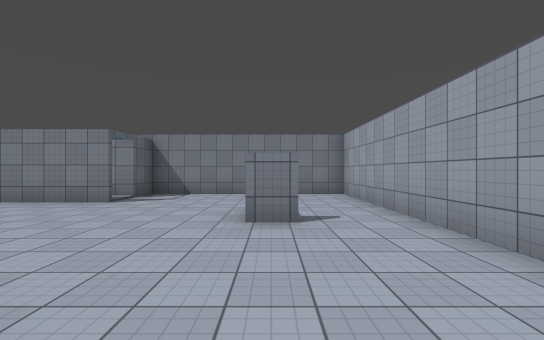
view 1 (above)

22 first-person views from a walk through a 3-D level made in the Unity game engine. The camera is 1.5 m above the floor, looks level and sees 90° across. The floor is counted in squares, 2 m on a side. Each view is taken from the middle of a square. On the plan, view 1 faces up. The plan holds only what a view shows up to about 10 squares ahead; the rest is blank. The place goes on beyond the plan. The player character is not drawn. Surface patterns are stand-ins for the level's own textures.

view 2
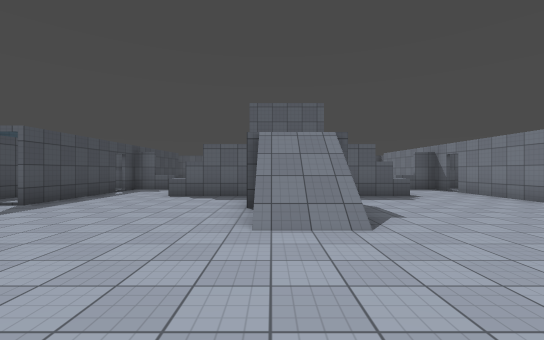

view 3
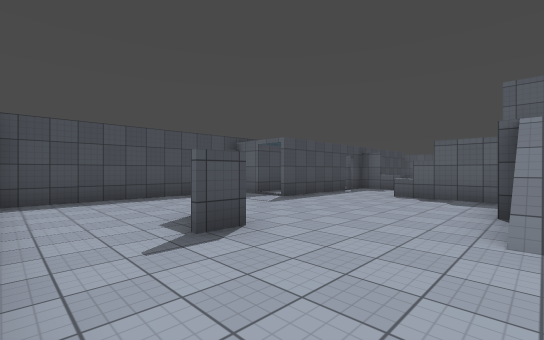

view 4
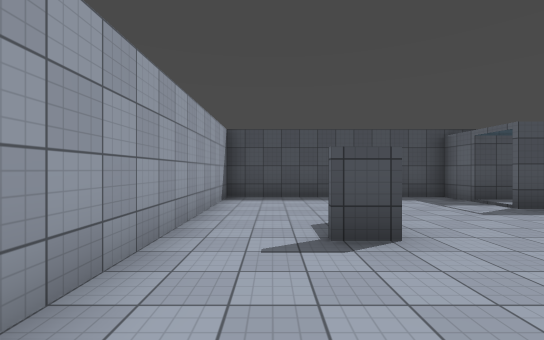

view 5
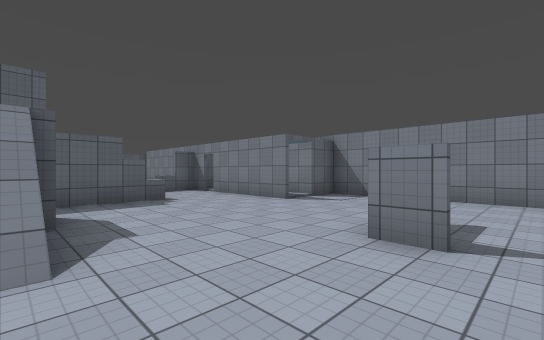

view 6
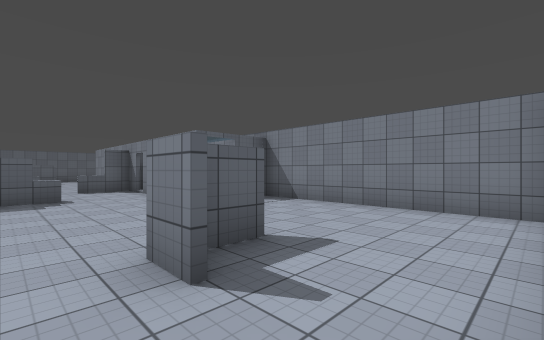

view 7
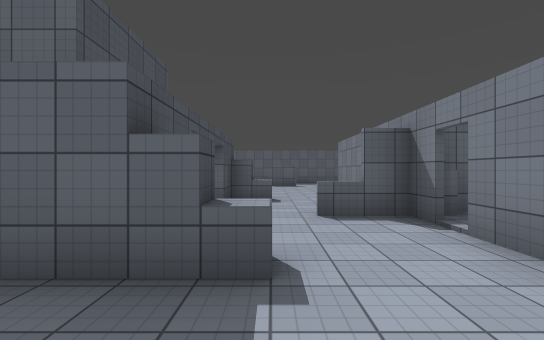

view 8
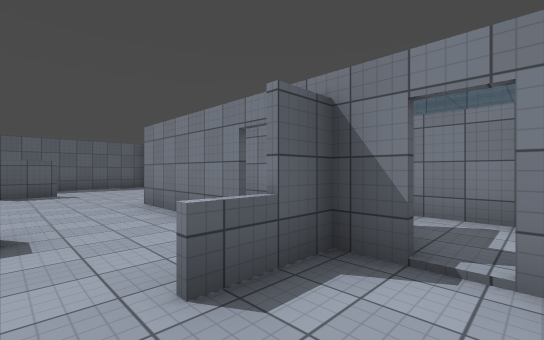

view 9
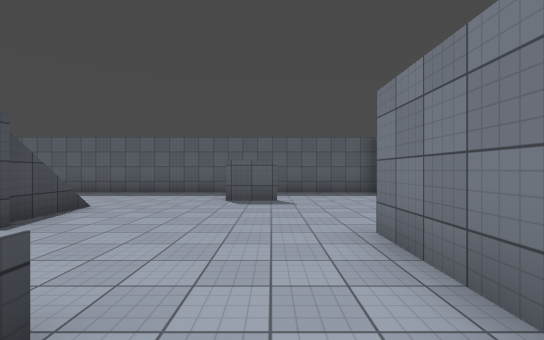

view 10
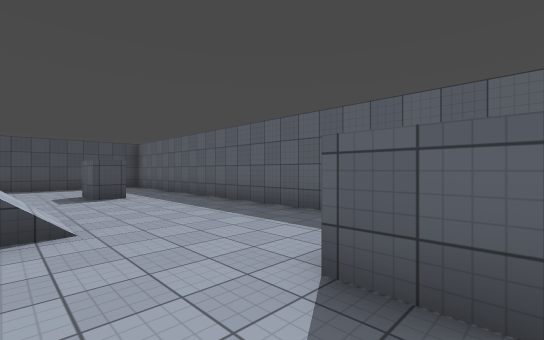

view 11
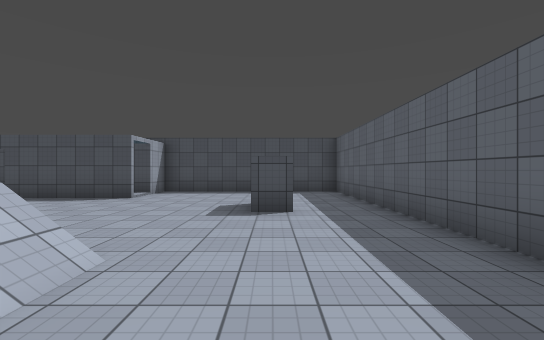

view 12
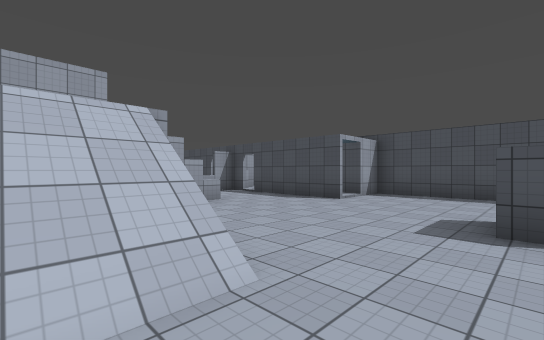

view 13
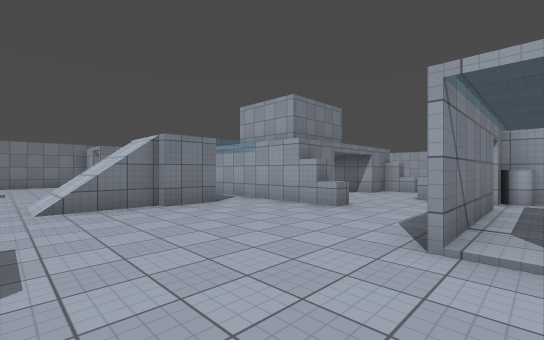

view 14
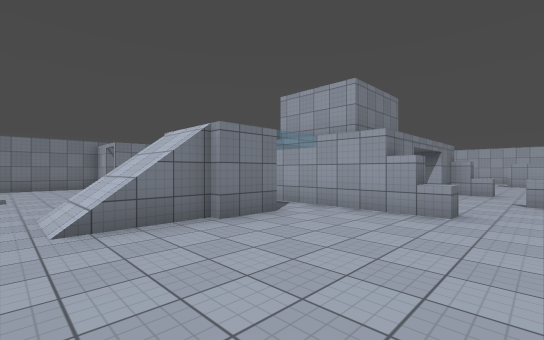

view 15
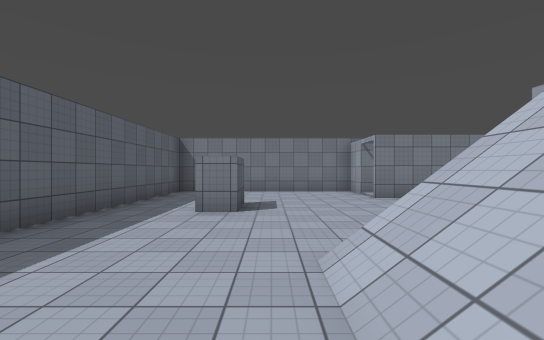

view 16
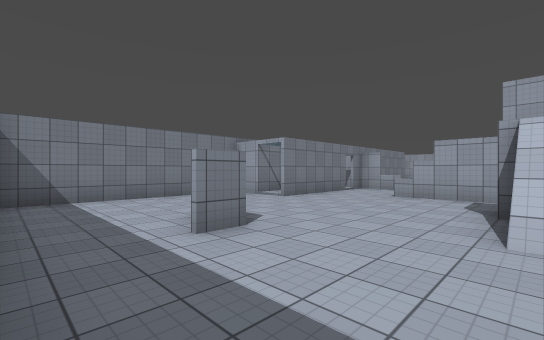

view 17
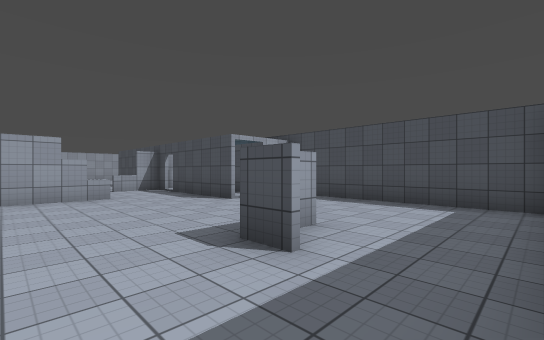

view 18
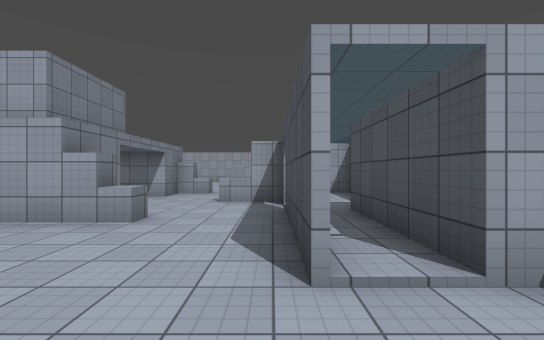

view 19
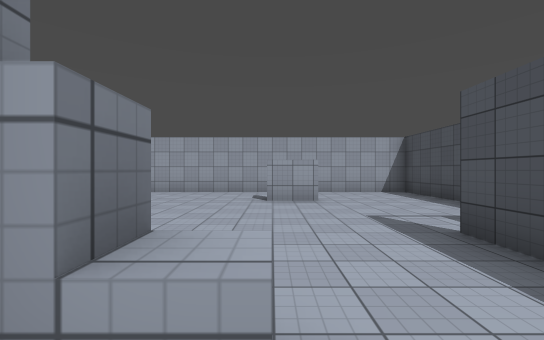

view 20
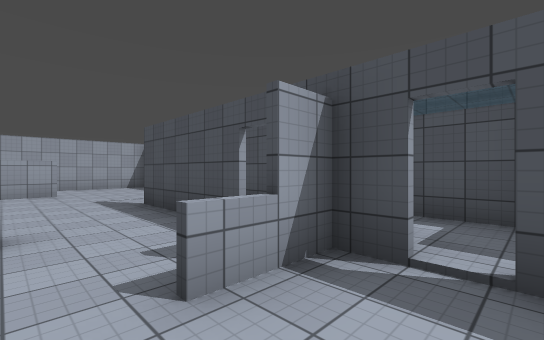

view 21
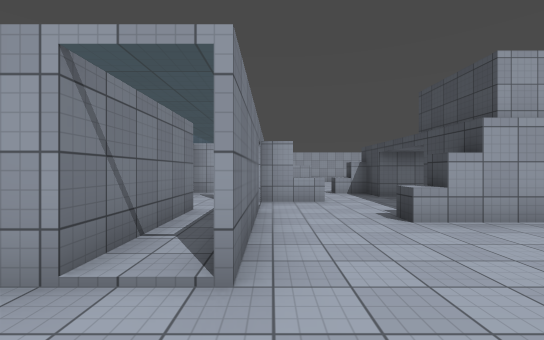

view 22
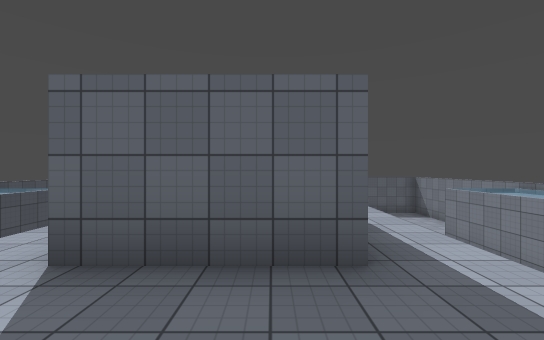

### Floor plan
Key: @ floor where view 1 was taken; # wall or solid block; x gap in a wall; . main floor; : floor 3 m higher than the main floor; / step, stairs or slope; ^ raised ledge.
Columns run from 20 left of view 1 to 3 right of it. Each row starts with its distance up from view 1.
  9 ########    ### ########
  8 #......### ...###......#
  7 #....../...##.  /......#
  6 #......###x##x###......#
  5 #..#........#.......#..#
  4 #..#.....^....^.....#..#
  3 #........#////#........#
  2 #......../:::::........#
  1 #....//   ####:: //....#
  0 #....//   ####:  //.@..#
 -1 #......../  :::........#
 -2 #........# ///#........#
 -3 #..#.....^....^.....#..#
 -4 #..#........#.......#..#
 -5 #......###x##x###......#
 -6 #....../...##   /......#
 -7 #......###....###......#
 -8 ######## ###### ########

Positions as (right, up) in squares from view 1, and headings:
1: (0, 0), facing up
2: (2, 0), facing left
3: (2, 0), facing down-left
4: (1, 0), facing down
5: (1, 1), facing up-left
6: (2, 3), facing up-left
7: (-4, 4), facing left
8: (-7, 4), facing up-left
9: (-10, 5), facing left
10: (-15, 5), facing down-left
11: (-17, 2), facing down
12: (-17, 1), facing down-right
13: (-16, -6), facing up-right
14: (-16, -4), facing up-right
15: (-16, -1), facing up
16: (-19, 1), facing up-right
17: (-19, -1), facing down-right
18: (-15, -5), facing right
19: (-7, -3), facing right
20: (-10, -3), facing down-right
21: (-15, 6), facing right
22: (-5, 1), facing left
